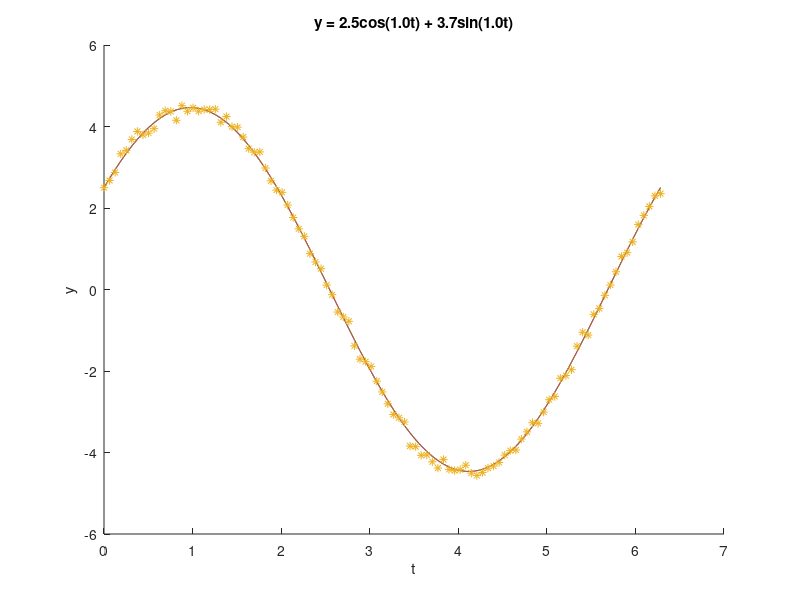

Recreate this plot in MATLAB.
%
% Demonstrates determining the coefficients of a single sinusoid with
% known frequency:
%
% (w,t) = C*cos(wt) + D*sin(wt)
%
% First, the continuous form of the function is used to solve for the
% coefficients (through the use of numeric integration).  Next, discrete
% points are used.  Finally, discrete points, at values subject to noise
% and/or bias are used.
%
% Kurt Motekew  2022/07/31
%

close all;
clear;

  % Frequency, Hz
w0 = 1.0;

  % Coefficients of the sinusoid function: y(w,t) = C*cos(wt) + D*sin(wt)
  %                                               = A*cos(wt - phi)
c0 = 2.5;
d0 = 3.7; 

  % Mean and standard deviation of noise to be applied
mu = 0.0;
sigma = 0.1;

%
% End user inputs
%

  % In terms of amplitude and phase offset
a0 = sqrt(c0*c0 + d0*d0);
phi0 = atan2(d0,c0);

  % Period and increment
pd = 2*pi/w0;
dt = pd/100;
t = 0:dt:pd;

  % Truth
y0 = c0*cos(w0*t) + d0*sin(w0*t);
  % Noisy
y0_n = (mu + sigma*randn(1,size(y0,2))) + y0;

fprintf('\nFrequency %1.1f Hz', w0);
fprintf('\nPeriod %1.3e sec', pd);
fprintf('\nAmplitude %1.1f', a0);
fprintf('\nPhase %1.2f deg', 180*phi0/pi);
fprintf('\n');

figure; hold on;
plot(t, y0);
plot(t, a0*cos(w0*t - phi0));
plot(t, y0_n, '*');

%
% Determine coeffcients by integrating the sine wave definition
%

fun = @(t) (c0*cos(w0*t) + d0*sin(w0*t)).*cos(w0*t);
c0_hat = (2.0/pd)*integral(fun,0,pd);
fun = @(t) (c0*cos(w0*t) + d0*sin(w0*t)).*sin(w0*t);
d0_hat = (2.0/pd)*integral(fun,0,pd);

fprintf('\nDetermination using f(wt)');
fprintf('\nc0: %1.3f  vs.  c0: %1.3f', c0, c0_hat);
fprintf('\nd0: %1.3f  vs.  d0: %1.3f', d0, d0_hat);

%
% Determine coeffcients by integrating discrete points 
%

c0_hat = (2.0/pd)*trapz(t, y0.*cos(w0*t));
d0_hat = (2.0/pd)*trapz(t, y0.*sin(w0*t));

fprintf('\nDetermination using f[wt] with dt = %1.1e sec', dt);
fprintf('\nc0: %1.3f  vs.  c0: %1.3f', c0, c0_hat);
fprintf('\nd0: %1.3f  vs.  d0: %1.3f', d0, d0_hat);

%
% Determine coeffcients by integrating discrete points subject to
% noise and bias
%

c0_hat = (2.0/pd)*trapz(t, y0_n.*cos(w0*t));
d0_hat = (2.0/pd)*trapz(t, y0_n.*sin(w0*t));

fprintf('\nDetermination using f[wt] + N(%1.1f,%1.1f)', mu, sigma);
fprintf('\nc0: %1.3f  vs.  c0: %1.3f', c0, c0_hat);
fprintf('\nd0: %1.3f  vs.  d0: %1.3f', d0, d0_hat);

stitle = sprintf('y = %1.1fcos(%1.1ft) + %1.1fsin(%1.1ft)', c0, w0, d0, w0);
xlabel('t');
ylabel('y');
title(stitle);

fprintf('\n');
